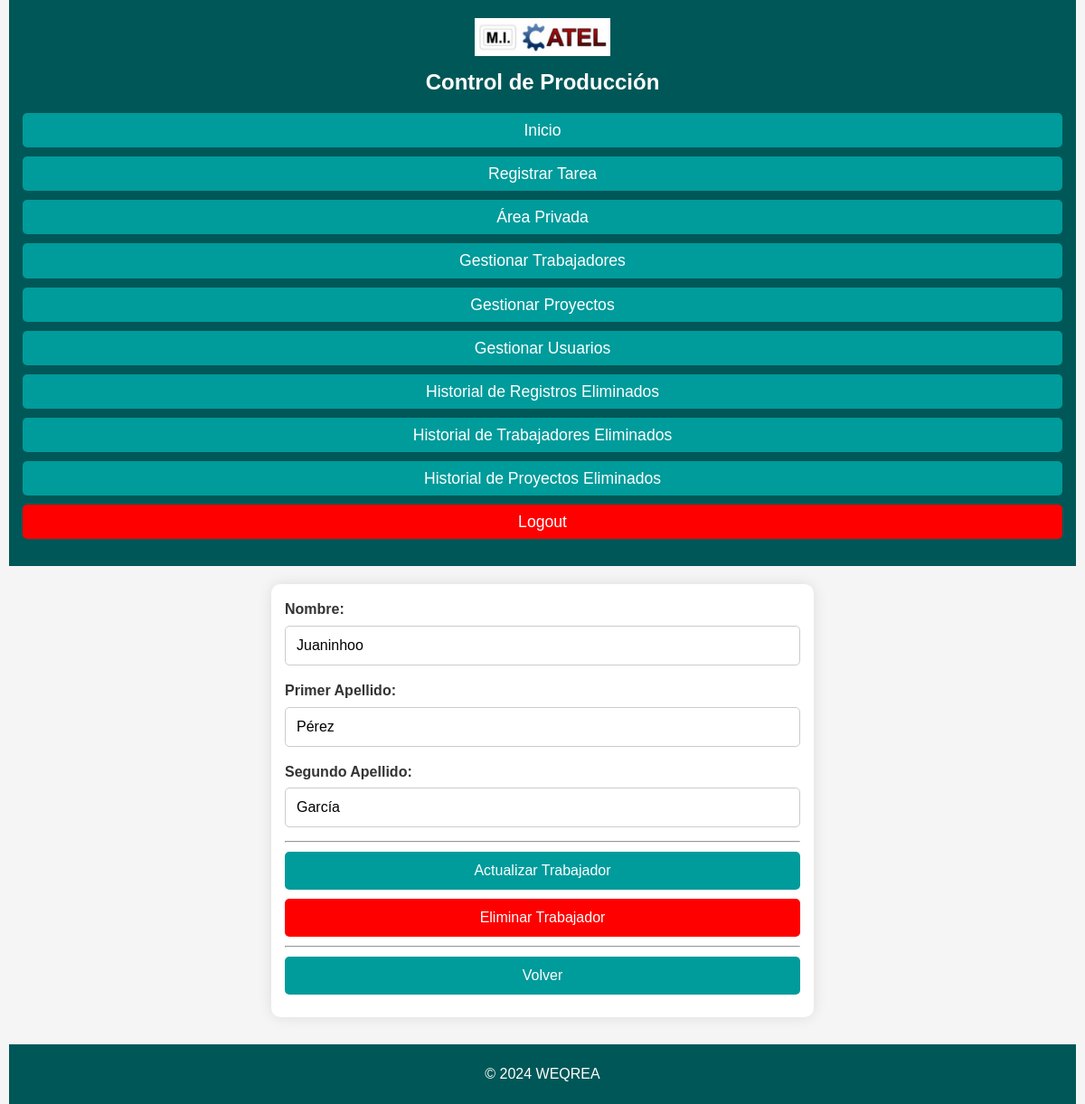
Screenshot of /editar_trabajador/1 (signed in) with the database file from the repository.
### app/models.py (models this page shows)
class RegistroTrabajadores(db.Model):
    __tablename__ = 'registro_trabajadores'
    ID_trabajador = db.Column(db.Integer, primary_key=True, autoincrement=True)
    PIN_trabajador = db.Column(db.Integer, unique=True)
    nombre_trabajador = db.Column(db.String, nullable=False)
    apellido1_trabajador = db.Column(db.String, nullable=False)
    apellido2_trabajador = db.Column(db.String)
    eliminado = db.Column(db.Boolean, default=False, nullable=False)  # Nueva columna

### app/routes.py (the view, shortened to what this page needs)
    @app.route('/editar_trabajador/<int:id>', methods=['GET', 'POST'])
    @login_required
    @jefe_taller_required  # Solo el Jefe de Taller puede acceder
    def editar_trabajador(id):
        trabajador = RegistroTrabajadores.query.get_or_404(id)
        return render_template('editar_trabajador.html', trabajador=trabajador)

### app/routes.py (called while the page is built)
def login_required(f):
    @wraps(f)
    def decorated_function(*args, **kwargs):
        if 'usuario_id' not in session:
            flash('Debes iniciar sesión para acceder a esta página.', 'error')
            return redirect(url_for('login'))
        return f(*args, **kwargs)
    return decorated_function

def jefe_taller_required(f):
    @wraps(f)
    def decorated_function(*args, **kwargs):
        if 'rol' not in session or session['rol'] != 'jefe_taller':
            flash('No tienes permisos para acceder a esta página.', 'error')
            return redirect(url_for('home'))
        return f(*args, **kwargs)
    return decorated_function

### run.py (called while the page is built)
@app.before_request
def make_session_permanent():
    session.permanent = True

@app.after_request
def add_security_headers(response: Response):
    response.headers['X-Content-Type-Options'] = 'nosniff'
    return response

### app/templates/editar_trabajador.html (shortened to what this page needs)
{% extends 'base.html' %}
{% block content %}
<div class="form-container">
    <form method="POST" onsubmit="return confirm('¿Estás seguro de que deseas editar este trabajador?');">
        <div>
            <label for="nombre_trabajador">Nombre:</label>
            <input type="text" id="nombre_trabajador" name="nombre_trabajador" value="{{ trabajador.nombre_trabajador }}" placeholder="Requerido" required>
        </div>
        <div>
            <label for="apellido1_trabajador">Primer Apellido:</label>
            <input type="text" id="apellido1_trabajador" name="apellido1_trabajador" value="{{ trabajador.apellido1_trabajador }}" placeholder="Requerido" required>
        </div>
        <div>
            <label for="apellido2_trabajador">Segundo Apellido:</label>
            <input type="text" id="apellido2_trabajador" name="apellido2_trabajador" value="{{ trabajador.apellido2_trabajador }}"placeholder="Opcional" >
        </div>
        <hr>
        <button type="submit">Actualizar Trabajador</button>
    </form>
    <form class= "delete-button" method="POST" action="{{ url_for('eliminar_trabajador', id=trabajador.ID_trabajador) }}" onsubmit="return confirm('¿Estás seguro de que deseas eliminar este trabajador?');">
        <button type="submit">Eliminar Trabajador</button>
    </form>
    <hr>
    <a href="{{ url_for('gestionar_trabajadores') }}">
        <button type="button">Volver</button>
    </a>
</div>
{% endblock %}

### app/static/css/styles.css (style rules this page uses)
* { margin: 0; padding: 0; box-sizing: border-box; }
body { font-family: 'Arial', sans-serif; background-color: #f5f5f5; color: #333; line-height: 1.6; padding: 0 10px; }
hr { margin-bottom: 10px; }
.form-container { background-color: white; padding: 20px; border-radius: 10px; box-shadow: 0 0 15px rgba(0, 0, 0, 0.1); max-width: 600px; margin: 20px auto; }
.form-container form div { margin-bottom: 15px; }
.form-container label { font-weight: bold; display: block; margin-bottom: 5px; }
.form-container input, .form-container select, .form-container textarea { width: 100%; padding: 10px; border: 1px solid #ccc; border-radius: 5px; font-size: 1rem; }
.form-container button { width: 100%; padding: 10px; border: none; background-color: #009B9B; color: white; font-size: 1.2rem; cursor: pointer; border-radius: 5px; transition: background-color 0.1s ease; margin-bottom: 10px; }
.delete-button button { background-color: red; }
@media (max-width: 1200px) { .form-container, .table-container { padding: 15px; } }
@media (max-width: 1200px) { .form-container button, .filter-container button { font-size: 1rem; padding: 12px; } }
@media (max-width: 1200px) { .form-container input, .filter-container input, .form-container select, .filter-container select, .form-container textarea { padding: 12px; font-size: 1rem; } }

### rows the page displays
RegistroTrabajadores: nombre_trabajador "Juaninhoo", apellido1_trabajador "Pérez", apellido2_trabajador "García"
